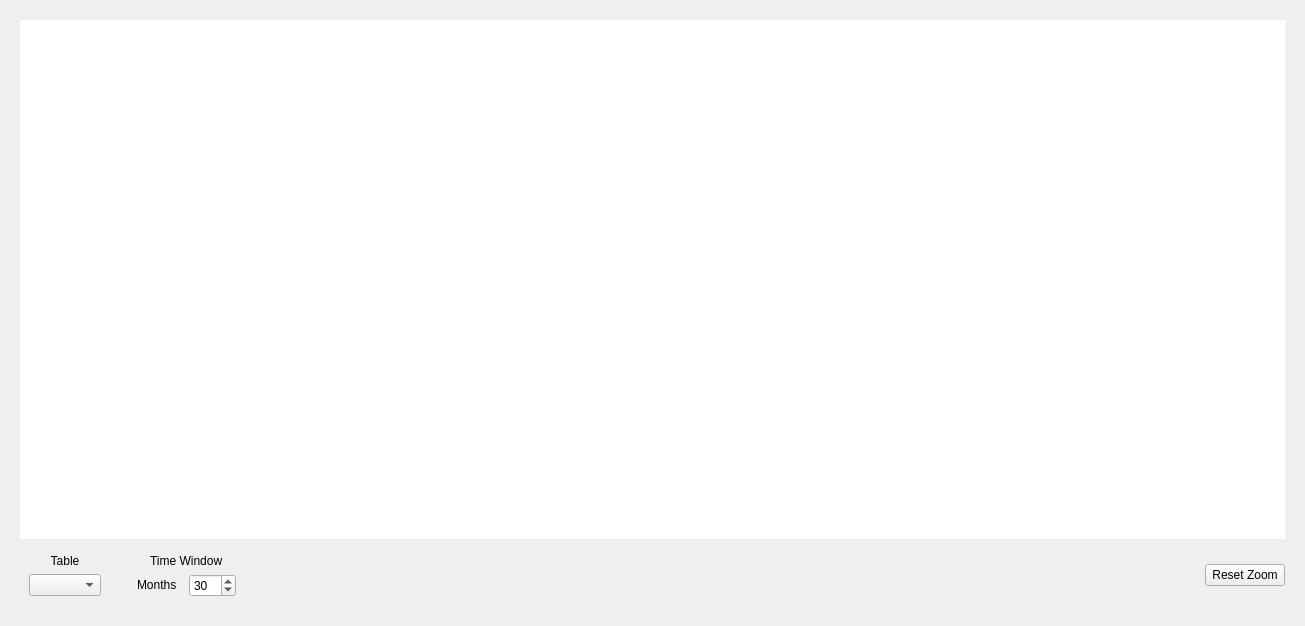
<?xml version="1.0" encoding="UTF-8"?>
<ui version="4.0">
 <class>Correlation</class>
 <widget class="QWidget" name="Correlation">
  <property name="geometry">
   <rect>
    <x>0</x>
    <y>0</y>
    <width>1305</width>
    <height>626</height>
   </rect>
  </property>
  <property name="sizePolicy">
   <sizepolicy hsizetype="MinimumExpanding" vsizetype="MinimumExpanding">
    <horstretch>0</horstretch>
    <verstretch>0</verstretch>
   </sizepolicy>
  </property>
  <property name="minimumSize">
   <size>
    <width>0</width>
    <height>0</height>
   </size>
  </property>
  <property name="maximumSize">
   <size>
    <width>16777215</width>
    <height>16777215</height>
   </size>
  </property>
  <property name="windowTitle">
   <string>Form</string>
  </property>
  <layout class="QGridLayout" name="gridLayout">
   <item row="0" column="0">
    <widget class="QFrame" name="frame_chart">
     <property name="sizePolicy">
      <sizepolicy hsizetype="MinimumExpanding" vsizetype="MinimumExpanding">
       <horstretch>0</horstretch>
       <verstretch>0</verstretch>
      </sizepolicy>
     </property>
     <property name="frameShape">
      <enum>QFrame::NoFrame</enum>
     </property>
     <property name="frameShadow">
      <enum>QFrame::Plain</enum>
     </property>
     <layout class="QGridLayout" name="gridLayout_2">
      <property name="horizontalSpacing">
       <number>18</number>
      </property>
      <item row="2" column="1">
       <widget class="QFrame" name="frame_time_window">
        <property name="sizePolicy">
         <sizepolicy hsizetype="Fixed" vsizetype="Minimum">
          <horstretch>0</horstretch>
          <verstretch>0</verstretch>
         </sizepolicy>
        </property>
        <property name="frameShape">
         <enum>QFrame::NoFrame</enum>
        </property>
        <property name="frameShadow">
         <enum>QFrame::Plain</enum>
        </property>
        <layout class="QGridLayout" name="gridLayout_6">
         <property name="horizontalSpacing">
          <number>12</number>
         </property>
         <item row="1" column="0">
          <widget class="QLabel" name="label_months">
           <property name="sizePolicy">
            <sizepolicy hsizetype="Fixed" vsizetype="Fixed">
             <horstretch>0</horstretch>
             <verstretch>0</verstretch>
            </sizepolicy>
           </property>
           <property name="text">
            <string>Months</string>
           </property>
          </widget>
         </item>
         <item row="0" column="0" colspan="2" alignment="Qt::AlignHCenter">
          <widget class="QLabel" name="label_4">
           <property name="sizePolicy">
            <sizepolicy hsizetype="Minimum" vsizetype="Fixed">
             <horstretch>0</horstretch>
             <verstretch>0</verstretch>
            </sizepolicy>
           </property>
           <property name="text">
            <string>Time Window</string>
           </property>
          </widget>
         </item>
         <item row="1" column="1">
          <widget class="QSpinBox" name="spinbox_months">
           <property name="minimum">
            <number>2</number>
           </property>
           <property name="maximum">
            <number>365</number>
           </property>
           <property name="value">
            <number>30</number>
           </property>
          </widget>
         </item>
        </layout>
       </widget>
      </item>
      <item row="2" column="0" alignment="Qt::AlignLeft">
       <widget class="QFrame" name="frame_stock_selection">
        <property name="sizePolicy">
         <sizepolicy hsizetype="Fixed" vsizetype="Minimum">
          <horstretch>0</horstretch>
          <verstretch>0</verstretch>
         </sizepolicy>
        </property>
        <property name="frameShape">
         <enum>QFrame::NoFrame</enum>
        </property>
        <property name="frameShadow">
         <enum>QFrame::Plain</enum>
        </property>
        <layout class="QVBoxLayout" name="verticalLayout">
         <item>
          <widget class="QLabel" name="label">
           <property name="sizePolicy">
            <sizepolicy hsizetype="Minimum" vsizetype="Fixed">
             <horstretch>0</horstretch>
             <verstretch>0</verstretch>
            </sizepolicy>
           </property>
           <property name="text">
            <string>Table</string>
           </property>
           <property name="alignment">
            <set>Qt::AlignCenter</set>
           </property>
          </widget>
         </item>
         <item>
          <widget class="QComboBox" name="combo_fund">
           <property name="sizePolicy">
            <sizepolicy hsizetype="Minimum" vsizetype="Fixed">
             <horstretch>0</horstretch>
             <verstretch>0</verstretch>
            </sizepolicy>
           </property>
          </widget>
         </item>
        </layout>
       </widget>
      </item>
      <item row="2" column="5" alignment="Qt::AlignVCenter">
       <widget class="QPushButton" name="button_reset_zoom">
        <property name="sizePolicy">
         <sizepolicy hsizetype="Fixed" vsizetype="Fixed">
          <horstretch>0</horstretch>
          <verstretch>0</verstretch>
         </sizepolicy>
        </property>
        <property name="minimumSize">
         <size>
          <width>0</width>
          <height>0</height>
         </size>
        </property>
        <property name="maximumSize">
         <size>
          <width>16777215</width>
          <height>16777215</height>
         </size>
        </property>
        <property name="text">
         <string>Reset Zoom</string>
        </property>
       </widget>
      </item>
      <item row="0" column="0" colspan="6">
       <widget class="QChartView" name="chart_view">
        <property name="sizePolicy">
         <sizepolicy hsizetype="Expanding" vsizetype="MinimumExpanding">
          <horstretch>0</horstretch>
          <verstretch>0</verstretch>
         </sizepolicy>
        </property>
        <property name="minimumSize">
         <size>
          <width>640</width>
          <height>480</height>
         </size>
        </property>
        <property name="frameShape">
         <enum>QFrame::NoFrame</enum>
        </property>
        <property name="frameShadow">
         <enum>QFrame::Plain</enum>
        </property>
       </widget>
      </item>
      <item row="2" column="2">
       <spacer name="horizontalSpacer">
        <property name="orientation">
         <enum>Qt::Horizontal</enum>
        </property>
        <property name="sizeHint" stdset="0">
         <size>
          <width>40</width>
          <height>20</height>
         </size>
        </property>
       </spacer>
      </item>
     </layout>
    </widget>
   </item>
  </layout>
 </widget>
 <customwidgets>
  <customwidget>
   <class>QChartView</class>
   <extends>QGraphicsView</extends>
   <header>QtCharts</header>
  </customwidget>
 </customwidgets>
 <resources/>
 <connections/>
</ui>
